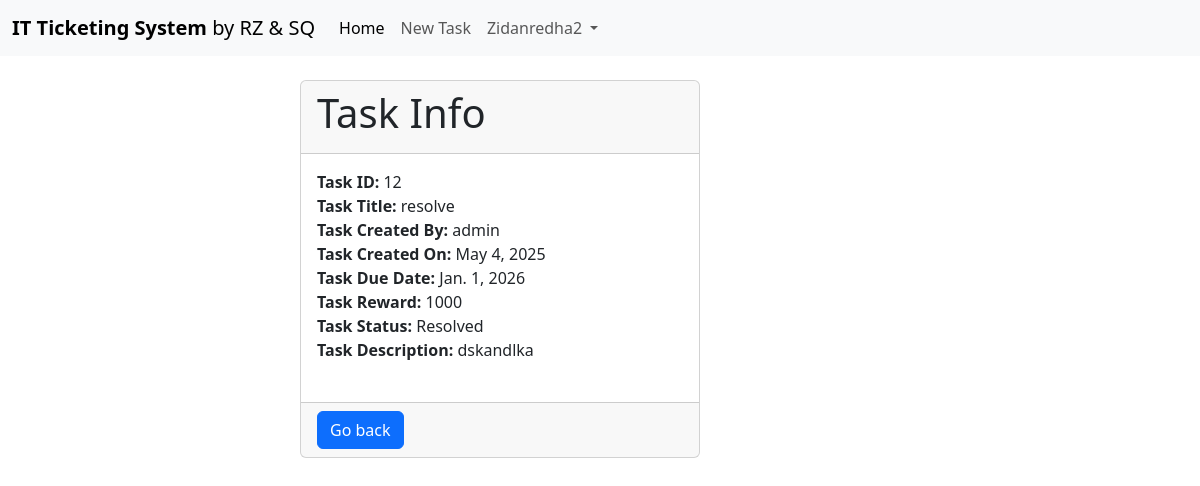
Screenshot of /taskinfo/12 (signed in) with the database file from the repository.
### myapp/models.py (models this page shows)
class TaskDetail(models.Model):
    TASK_TITLE = models.CharField(max_length=100)
    TASK_CREATED_BY = models.CharField(max_length=100, null=True)
    TASK_CLOSED_BY = models.CharField(max_length=100, null=True)
    TASK_CREATED_ON = models.DateField(auto_now_add=True,null=True)
    TASK_DUE_DATE = models.DateField()
    TASK_REWARD = models.IntegerField()
    TASK_CLOSED_ON = models.DateField(null=True)
    TASK_DESCRIPTION = models.CharField(max_length=300)
    TASK_HOLDER = models.CharField(max_length=100, null=True)
    choice=[('Open', 'Open'),('In-process', 'In-process'), ('Reopened', 'Reopened'), ('Closed', 'Closed'), ('Expired', 'Expired'), ('Resolved', 'Resolved')]
    TASK_STATUS = models.CharField(max_length=100,choices=choice, default='Open')

### myapp/views.py (the view)
# urls.py: path('taskinfo/<int:pk>', views.TaskInfo, name='taskinfo'),
def TaskInfo(request, pk):
    if request.user.is_authenticated:
        taskinfos= TaskDetail.objects.get(id=pk)
        return render(request, 'TaskInfo.html', {'taskinfos': taskinfos})
    else:
        messages.success(request, 'Please login to view task details')
        return redirect('login')

### myapp/TEMPLATES/TaskInfo.html (shortened to what this page needs)
{%extends 'Base.html' %}
    {%block content%}
    <div class="col-4 offset-3">
        <br>
    <div class="card">
        <div class="card-header">
            <h1>Task Info</h1>
        </div>
        <div class="card-body">
            {% if taskinfos.TASK_STATUS == 'Open' %}
            <strong>Task ID: </strong>{{taskinfos.id}}<br>
            <strong>Task Title: </strong>{{taskinfos.TASK_TITLE}}<br>
            <strong>Task Created By: </strong>{{taskinfos.TASK_CREATED_BY}}<br>
            <strong>Task Created On: </strong>{{taskinfos.TASK_CREATED_ON}}<br>
            <strong>Task Due Date: </strong>{{taskinfos.TASK_DUE_DATE}}<br>
            <strong>Task Reward: </strong>{{taskinfos.TASK_REWARD}}<br>
            <strong>Task Status: </strong>{{taskinfos.TASK_STATUS}}<br>
            <strong>Task Description: </strong>{{taskinfos.TASK_DESCRIPTION}}<br>
            <br>
            {% elif taskinfos.TASK_STATUS == 'Resolved' %}
            <strong>Task ID: </strong>{{taskinfos.id}}<br>
            <strong>Task Title: </strong>{{taskinfos.TASK_TITLE}}<br>
            <strong>Task Created By: </strong>{{taskinfos.TASK_CREATED_BY}}<br>
            <strong>Task Created On: </strong>{{taskinfos.TASK_CREATED_ON}}<br>
            <strong>Task Due Date: </strong>{{taskinfos.TASK_DUE_DATE}}<br>
            <strong>Task Reward: </strong>{{taskinfos.TASK_REWARD}}<br>
            <strong>Task Status: </strong>{{taskinfos.TASK_STATUS}}<br>
            <strong>Task Description: </strong>{{taskinfos.TASK_DESCRIPTION}}<br>
            <br>
            {% endif %}
            </div>
        <div class="card-footer text-body-secondary">
            {% if taskinfos.TASK_STATUS == 'Open' and taskinfos.TASK_CREATED_BY == request.user.username %}
            <a href="{% url 'base' %}" class="btn btn-primary">Go back</a>
            <a href="{% url 'task_update' taskinfos.id%}" class="btn btn-warning">Edit Info</a>
            <a href="{% url 'task_delete' taskinfos.id%}" class="btn btn-danger">Delete</a>
            {% elif taskinfos.TASK_STATUS == 'In-process' and taskinfos.TASK_CREATED_BY == request.user.username %}
            <a href="{% url 'base' %}" class="btn btn-primary">Go back</a>
            <a href="{% url 'task_update' taskinfos.id%}" class="btn btn-warning">Edit Info</a>
            <a href="{% url 'task_delete' taskinfos.id%}" class="btn btn-danger">Delete</a>
            {% elif taskinfos.TASK_STATUS == 'In-process' and taskinfos.TASK_CREATED_BY != request.user.username %}
            <a href="{% url 'base' %}" class="btn btn-primary">Go back</a>
            {% elif taskinfos.TASK_STATUS == 'Closed' and taskinfos.TASK_CREATED_BY != request.user.username %}
            <a href="{% url 'base' %}" class="btn btn-primary">Go back</a>
            {% elif taskinfos.TASK_STATUS == 'Closed' and taskinfos.TASK_CREATED_BY == request.user.username %}
            <a href="{% url 'base' %}" class="btn btn-primary">Go back</a>
            <a href="{% url 'task_resolved' taskinfos.id%}" class="btn btn-warning">Resolved</a>
            <a href="{% url 'task_reopen' taskinfos.id%}" class="btn btn-danger">Reopen</a>
            {%elif taskinfos.TASK_STATUS == 'Reopened' and taskinfos.TASK_CREATED_BY == request.user.username %}
            <a href="{% url 'base' %}" class="btn btn-primary">Go back</a>
            <a href="{% url 'task_update' taskinfos.id%}" class="btn btn-warning">Edit Info</a>
            <a href="{% url 'task_delete' taskinfos.id%}" class="btn btn-danger">Delete</a>
            {%elif taskinfos.TASK_STATUS == 'Resolved' and taskinfos.TASK_CREATED_BY == request.user.username %}
            <a href="{% url 'base' %}" class="btn btn-primary">Go back</a>
            <a href="{% url 'task_update' taskinfos.id%}" class="btn btn-warning">Edit Info</a>
            <a href="{% url 'task_delete' taskinfos.id%}" class="btn btn-danger">Delete</a>
            {%elif taskinfos.TASK_STATUS == 'Resolved' and taskinfos.TASK_CREATED_BY != request.user.username %}
            <a href="{% url 'base' %}" class="btn btn-primary">Go back</a>
            {% else %}
            <a href="{% url 'base' %}" class="btn btn-primary">Go back</a>
            <a href="{% url 'task_accept' taskinfos.id%}" class="btn btn-success">Accept</a>
            {% endif %}
        </div>
    </div>
    {%endblock content%}

### myapp/TEMPLATES/Navbar.html (shortened to what this page needs)
<nav class="navbar navbar-expand-lg bg-body-tertiary">
    <div class="container-fluid">
      <a class="navbar-brand" href="{% url 'base' %}"><b>IT Ticketing System</b> by RZ & SQ</a>
      <div class="collapse navbar-collapse" id="navbarSupportedContent">
        <ul class="navbar-nav me-auto mb-2 mb-lg-0">
          {% if request.user.is_authenticated and request.user.is_superuser %}
          <li class="nav-item">
            <a class="nav-link active" aria-current="page" href="{% url 'base' %}">Home</a>
          </li>
          <li class="nav-item">
            <a class="nav-link active" aria-current="page" href="{% url 'mycart' %}">My Tasks</a>
          </li>
          <li class="nav-item">
            <a class="nav-link" href="{% url 'taskdetails' %}">New Task</a>
          </li>
          <li class="nav-item">
            <a class="nav-link" href="{% url 'account' %}">Add Coins</a>
          </li>
          <li class="nav-item dropdown">
            <a class="nav-link dropdown-toggle" href="#" role="button" data-bs-toggle="dropdown" aria-expanded="false">
              {{ request.user.username|capfirst }}
            </a>
            <ul class="dropdown-menu">
              <li><a class="dropdown-item" href="{% url 'profile' %}">Show Profile</a></li>
              <li><a class="dropdown-item" href="{% url 'ChangePassword' %}">Change Password</a></li>
              <li><a class="dropdown-item" href="{% url 'logout' %}">Logout</a></li>
            </ul>
          {% elif request.user.is_authenticated %}
          <li class="nav-item">
            <a class="nav-link active" aria-current="page" href="{% url 'base' %}">Home</a>
          </li>
          <li class="nav-item">
            <a class="nav-link" href="{% url 'taskdetails' %}">New Task</a>
          </li>
          <li class="nav-item dropdown">
            <a class="nav-link dropdown-toggle" href="#" role="button" data-bs-toggle="dropdown" aria-expanded="false">
              {{ request.user.username|capfirst }}
            </a>
          {% endif %}
        </ul>
      </div>
    </div>
  </nav>

### rows the page displays
TaskDetail: id "12", TASK_TITLE "resolve", TASK_CREATED_BY "admin", TASK_CREATED_ON "May 4, 2025", TASK_DUE_DATE "Jan. 1, 2026", TASK_REWARD "1000", TASK_STATUS "Resolved", TASK_DESCRIPTION "dskandlka"

### other values shown
{{ request.user.username|capfirst }} "Zidanredha2"
